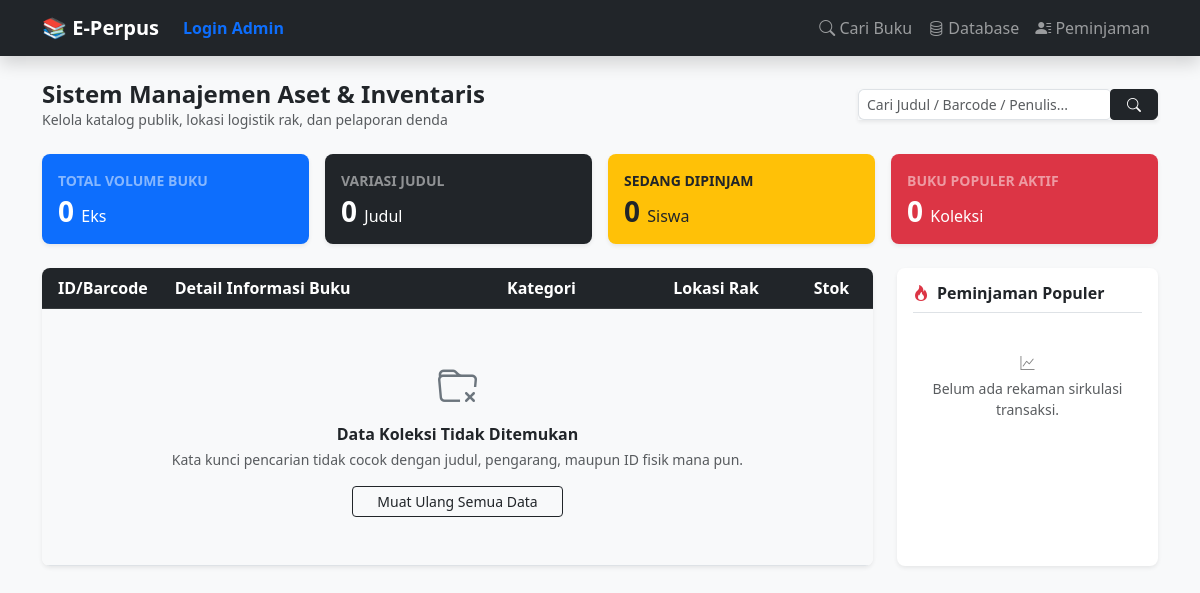
The app's page /koleksi, older data.
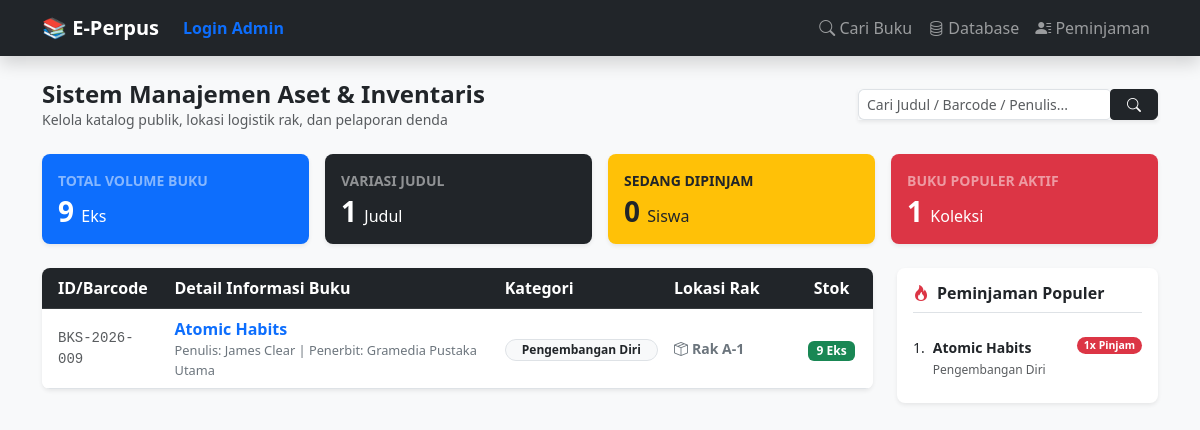
The same page, newer data.
### tables this page shows
CREATE TABLE buku (
            id INTEGER PRIMARY KEY AUTOINCREMENT,
            -- Data Katalog (Publik)
            judul TEXT NOT NULL,
            sub_judul TEXT,
            penulis TEXT,
            penerbit TEXT,
            tahun_terbit TEXT,
            isbn TEXT,
            kategori TEXT,
            sinopsis TEXT,
            cover_img TEXT,
            -- Data Inventaris (Internal Pustakawan)
            id_buku_fisik TEXT UNIQUE, -- Barcode / ID Unik Eksemplar
            nomor_panggil TEXT,        -- Call Number di Rak
            lokasi_rak TEXT,
            sumber_perolehan TEXT,     -- Pembelian / Hadiah / Sumbangan
            tanggal_masuk TEXT,
            kondisi_buku TEXT DEFAULT 'Baik', -- Baik / Rusak / Hilang
            harga_buku INTEGER DEFAULT 0,     -- Untuk Pelaporan Aset & Denda Opsi A
            stok INTEGER DEFAULT 1
        );

### app.py (the view)
@app.route('/koleksi')
def koleksi_lengkap():
    conn = get_db_connection()
    query = request.args.get('query', '').strip()
    if query:
        buku = conn.execute('''
            SELECT * FROM buku
            WHERE judul LIKE ? OR penulis LIKE ? OR id_buku_fisik LIKE ?
            ORDER BY id DESC
        ''', (f'%{query}%', f'%{query}%', f'%{query}%')).fetchall()
    else:
        buku = conn.execute('SELECT * FROM buku ORDER BY id DESC').fetchall()
    total_buku = conn.execute('SELECT SUM(stok) FROM buku').fetchone()[0] or 0
    total_judul = conn.execute('SELECT COUNT(*) FROM buku').fetchone()[0] or 0
    total_dipinjam = conn.execute('SELECT COUNT(*) FROM peminjaman WHERE status = "Dipinjam"').fetchone()[0] or 0
    buku_populer = conn.execute('''
        SELECT b.judul, b.kategori, COUNT(p.id) as total_dipinjam
        FROM buku b
        JOIN peminjaman p ON b.id = p.id_buku
        GROUP BY b.id
        ORDER BY total_dipinjam DESC
        LIMIT 5
    ''').fetchall()
    conn.close()
    return render_template('koleksi.html',
                           buku=buku,
                           query=query,
                           total_buku=total_buku,
                           total_judul=total_judul,
                           total_dipinjam=total_dipinjam,
                           buku_populer=buku_populer)

### app.py (called while the page is built)
def get_db_connection():
    base_dir = os.path.dirname(os.path.abspath(__file__))
    db_path = os.path.join(base_dir, 'perpustakaan.db')
    conn = sqlite3.connect(db_path)
    conn.row_factory = sqlite3.Row
    return conn

### templates/koleksi.html (shortened to what the changed rows need)
{% extends 'layout.html' %}
{% block content %}
<div class="row g-3 mb-4">
    <div class="col-md-3">
        <div class="card border-0 shadow-sm bg-primary text-white p-3 rounded-3">
            <small class="text-white-50 fw-bold text-uppercase">Total Volume Buku</small>
            <h3 class="fw-bold mb-0 mt-1">{{ total_buku }} <span class="fs-6 fw-normal">Eks</span></h3>
        </div>
    </div>
    <div class="col-md-3">
        <div class="card border-0 shadow-sm bg-dark text-white p-3 rounded-3">
            <small class="text-white-50 fw-bold text-uppercase">Variasi Judul</small>
            <h3 class="fw-bold mb-0 mt-1">{{ total_judul }} <span class="fs-6 fw-normal">Judul</span></h3>
        </div>
    </div>
    <div class="col-md-3">
        <div class="card border-0 shadow-sm bg-danger text-white p-3 rounded-3">
            <small class="text-white-50 fw-bold text-uppercase">Buku Populer Aktif</small>
            <h3 class="fw-bold mb-0 mt-1">{{ buku_populer|length }} <span class="fs-6 fw-normal">Koleksi</span></h3>
        </div>
    </div>
</div>
<div class="row g-4">
    <div class="col-lg-9">
        <div class="card shadow-sm border-0 rounded-3 overflow-hidden">
            <div class="table-responsive">
                <table class="table table-hover align-middle mb-0">
                    <thead class="table-dark">
                        <tr>
                            <th class="ps-3" style="width: 15%;">ID/Barcode</th>
                            <th style="width: 40%;">Detail Informasi Buku</th>
                            <th style="width: 20%;">Kategori</th>
                            <th style="width: 15%;">Lokasi Rak</th>
                            <th class="text-center" style="width: 10%;">Stok</th>
                        </tr>
                    </thead>
                    <tbody>
                        {% if buku %}
                            {% for b in buku %}
                            <tr>
                                <td class="ps-3 font-monospace text-muted small">{{ b.id_buku_fisik }}</td>
                                <td>
                                    <a href="/buku/{{ b.id }}" class="fw-bold text-primary text-decoration-none d-block mb-0-link">
                                        {{ b.judul }}
                                    </a>
                                    <small class="text-secondary d-block" style="font-size: 0.8rem;">
                                        Penulis: {{ b.penulis }} | Penerbit: {{ b.penerbit or '-' }}
                                    </small>
                                </td>
                                <td><span class="badge bg-light text-dark border px-3 py-1.5 rounded-pill">{{ b.kategori }}</span></td>
                                <td class="small fw-semibold text-secondary"><i class="bi bi-box-seam me-1"></i>{{ b.lokasi_rak or 'Belum Diatur' }}</td>
                                <td class="text-center">
                                    <span class="badge {{ 'bg-success' if b.stok > 0 else 'bg-danger' }} rounded-2 px-2 py-1">
                                        {{ b.stok }} Eks
                                    </span>
                                </td>
                            </tr>
                            {% endfor %}
                        {% else %}
                            <tr>
                                <td colspan="6" class="text-center py-5 bg-light text-muted">
                                    <i class="bi bi-folder-x text-secondary d-block mb-2" style="font-size: 2.5rem;"></i>
                                    <h6 class="fw-bold text-dark mb-1">Data Koleksi Tidak Ditemukan</h6>
                                    <p class="small mb-0">Kata kunci pencarian tidak cocok dengan judul, pengarang, maupun ID fisik mana pun.</p>
                                    <a href="/koleksi" class="btn btn-sm btn-outline-dark mt-3 px-4">Muat Ulang Semua Data</a>
                                </td>
                            </tr>
                        {% endif %}
                    </tbody>
                </table>
            </div>
        </div>
    </div>
    <div class="col-lg-3">
        <div class="card shadow-sm border-0 rounded-3 p-3 bg-white h-100">
            <h6 class="fw-bold text-dark border-bottom pb-2 mb-3"><i class="bi bi-fire text-danger me-2"></i>Peminjaman Populer</h6>
            {% if buku_populer %}
                <ol class="list-group list-group-numbered list-group-flush">
                {% for bp in buku_populer %}
                    <li class="list-group-item d-flex justify-content-between align-items-start px-0 py-2 small">
                        <div class="ms-2 me-auto">
                            <div class="fw-bold text-truncate" style="max-width: 150px;">{{ bp.judul }}</div>
                            <span class="text-muted" style="font-size: 0.75rem;">{{ bp.kategori }}</span>
                        </div>
                        <span class="badge bg-danger rounded-pill">{{ bp.total_dipinjam }}x Pinjam</span>
                    </li>
                {% endfor %}
                </ol>
            {% else %}
                <div class="text-center py-4 text-muted small italic">
                    <i class="bi bi-graph-up d-block mb-1 text-black-50"></i> Belum ada rekaman sirkulasi transaksi.
                </div>
            {% endif %}
        </div>
    </div>
</div>
{% endblock %}

Row changes from the older to the newer data that the page shows:
added buku: id_buku_fisik "BKS-2026-009", judul "Atomic Habits", penulis "James Clear", penerbit "Gramedia Pustaka Utama", kategori "Pengembangan Diri", lokasi_rak "Rak A-1", stok "9", total_dipinjam "1"
Text that changed along with them:
{{ total_buku }}: "0" → "9"
{{ total_judul }}: "0" → "1"
{{ buku_populer|length }}: "0" → "1"
text no longer shown: "Data Koleksi Tidak Ditemukan Kata kunci pencarian tidak cocok dengan judul, pengarang, maupun ID fisik mana pun. Muat Ulang Semua Data Belum ada rekaman sirkulasi transaksi."
